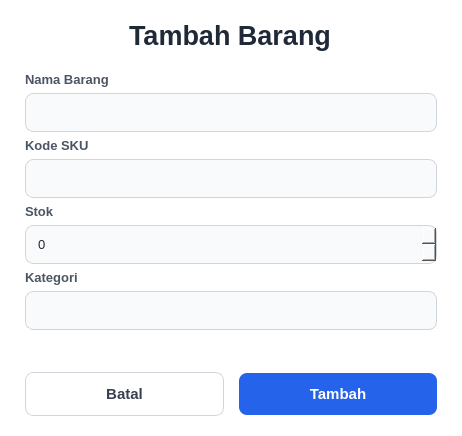
<?xml version="1.0" encoding="UTF-8"?>
<ui version="4.0">
 <class>Dialog</class>
 <widget class="QDialog" name="Dialog">
  <property name="geometry">
   <rect>
    <x>0</x>
    <y>0</y>
    <width>462</width>
    <height>436</height>
   </rect>
  </property>
  <property name="font">
   <font>
    <family>Arial</family>
    <pointsize>18</pointsize>
    <bold>true</bold>
   </font>
  </property>
  <property name="windowTitle">
   <string>Dialog</string>
  </property>
  <property name="styleSheet">
   <string notr="true">/* 1. BACKGROUND JENDELA */
QDialog {
    background-color: #ffffff; /* Putih bersih */
}

/* 2. JUDUL (Pastikan objectName-nya: label_judul) */
QLabel#label_judul {
    font-size: 20pt;
    font-weight: bold;
    color: #1f2937;
    margin-bottom: 15px;
    background: transparent;
}

/* 3. LABEL KETERANGAN (Nama Barang, SKU, dll) */
QLabel {
    font-size: 10pt;
    font-weight: bold;
    color: #4b5563; /* Abu-abu gelap elegan */
    background: transparent;
}

/* 4. KOTAK INPUT (LineEdit &amp; SpinBox) */
QLineEdit, QSpinBox {
    border: 1px solid #d1d5db;
    border-radius: 8px; /* Membuat sudut melengkung */
    padding: 10px;
    background-color: #f9fafb;
    color: #1f2937;
    font-size: 10pt;
}

/* Efek saat kotak input diklik */
QLineEdit:focus, QSpinBox:focus {
    border: 2px solid #2563eb; /* Garis biru tebal */
    background-color: #ffffff;
}

/* 5. TOMBOL TAMBAH (Pastikan objectName-nya: btn_simpan) */
QPushButton#btn_simpan_baru {
    background-color: #2563eb; /* Biru Modern */
    color: white;
    border: none;
    border-radius: 8px;
    padding: 12px;
    font-weight: bold;
    font-size: 11pt;
}

QPushButton#btn_simpan_baru:hover {
    background-color: #1d4ed8; /* Biru lebih gelap saat disentuh */
}

/* 6. TOMBOL BATAL (Pastikan objectName-nya: btn_batal) */
QPushButton#btn_batal_baru {
    background-color: white;
    color: #374151;
    border: 1px solid #d1d5db;
    border-radius: 8px;
    padding: 12px;
    font-weight: bold;
    font-size: 11pt;
}

QPushButton#btn_batal_baru:hover {
    background-color: #f3f4f6;
}</string>
  </property>
  <layout class="QVBoxLayout" name="verticalLayout">
   <property name="leftMargin">
    <number>25</number>
   </property>
   <property name="topMargin">
    <number>20</number>
   </property>
   <property name="rightMargin">
    <number>25</number>
   </property>
   <property name="bottomMargin">
    <number>20</number>
   </property>
   <item alignment="Qt::AlignmentFlag::AlignHCenter">
    <widget class="QLabel" name="label_judul">
     <property name="text">
      <string>Tambah Barang</string>
     </property>
    </widget>
   </item>
   <item>
    <widget class="QLabel" name="label_2">
     <property name="font">
      <font>
       <family>Arial</family>
       <pointsize>10</pointsize>
       <bold>true</bold>
      </font>
     </property>
     <property name="text">
      <string>Nama Barang </string>
     </property>
    </widget>
   </item>
   <item>
    <widget class="QLineEdit" name="txt_nama_baru"/>
   </item>
   <item>
    <widget class="QLabel" name="label_3">
     <property name="font">
      <font>
       <family>Arial</family>
       <pointsize>10</pointsize>
       <bold>true</bold>
      </font>
     </property>
     <property name="text">
      <string>Kode SKU</string>
     </property>
    </widget>
   </item>
   <item>
    <widget class="QLineEdit" name="txt_sku_baru"/>
   </item>
   <item>
    <widget class="QLabel" name="label_4">
     <property name="font">
      <font>
       <family>Arial</family>
       <pointsize>10</pointsize>
       <bold>true</bold>
      </font>
     </property>
     <property name="text">
      <string>Stok</string>
     </property>
    </widget>
   </item>
   <item>
    <widget class="QSpinBox" name="input_stok_baru">
     <property name="font">
      <font>
       <family>Arial</family>
       <pointsize>10</pointsize>
       <bold>false</bold>
      </font>
     </property>
    </widget>
   </item>
   <item>
    <widget class="QLabel" name="label_5">
     <property name="font">
      <font>
       <family>Arial</family>
       <pointsize>10</pointsize>
       <bold>true</bold>
      </font>
     </property>
     <property name="text">
      <string>Kategori</string>
     </property>
    </widget>
   </item>
   <item>
    <widget class="QLineEdit" name="txt_kategori_baru"/>
   </item>
   <item>
    <spacer name="verticalSpacer">
     <property name="orientation">
      <enum>Qt::Orientation::Vertical</enum>
     </property>
     <property name="sizeHint" stdset="0">
      <size>
       <width>20</width>
       <height>40</height>
      </size>
     </property>
    </spacer>
   </item>
   <item>
    <layout class="QHBoxLayout" name="horizontalLayout_3">
     <property name="spacing">
      <number>15</number>
     </property>
     <item>
      <widget class="QPushButton" name="btn_batal_baru">
       <property name="text">
        <string>Batal</string>
       </property>
      </widget>
     </item>
     <item>
      <widget class="QPushButton" name="btn_simpan_baru">
       <property name="text">
        <string>Tambah</string>
       </property>
      </widget>
     </item>
    </layout>
   </item>
  </layout>
 </widget>
 <resources/>
 <connections/>
</ui>
